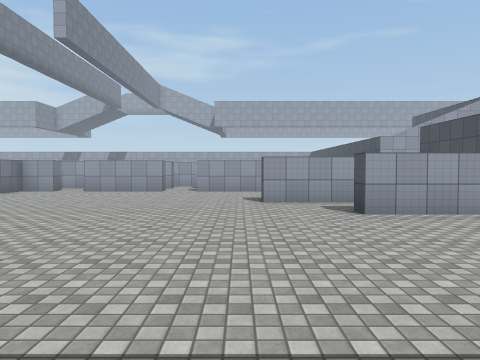
view 1 (above)

16 first-person views from a walk through a Unity game level. The camera is 1.5 m above the floor, tilts 2° down and sees 70° across. The floor is counted in squares, 2 m on a side. Each view is taken from the middle of a square. On the plan, view 1 faces up. The plan holds only what a view shows up to about 11 squares ahead; the rest is blank. The place goes on beyond the plan. Surface patterns are stand-ins for the level's own textures.

view 2
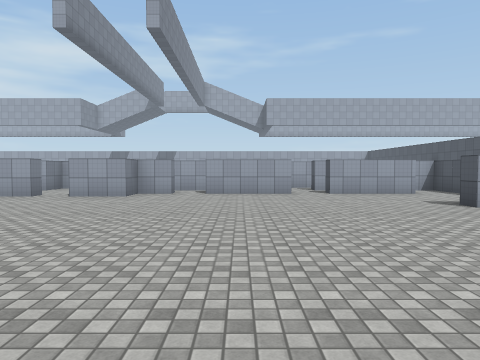

view 3
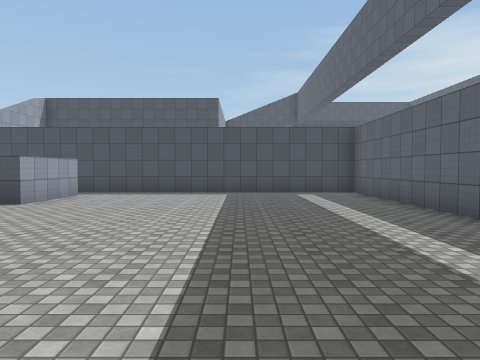

view 4
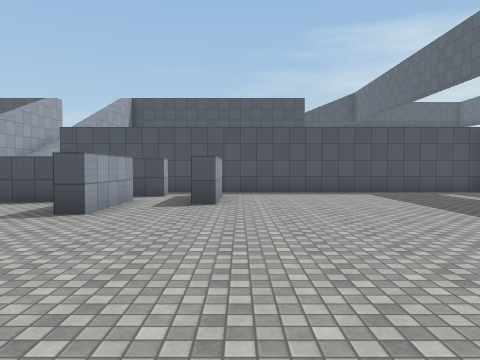

view 5
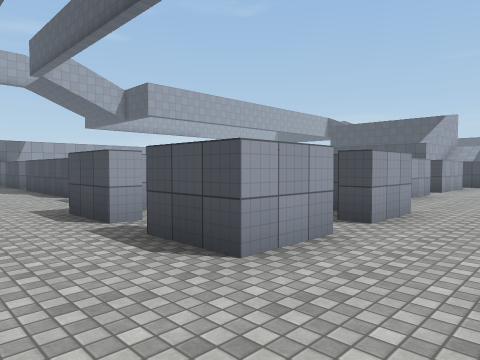

view 6
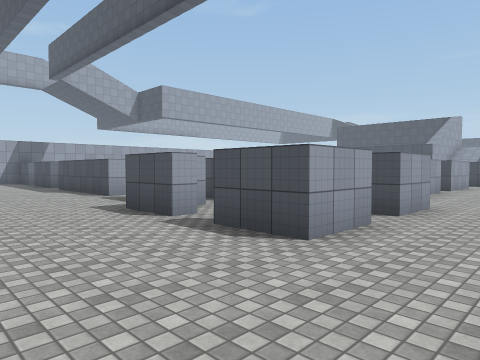

view 7
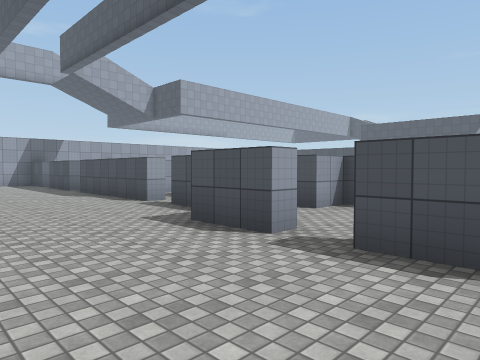

view 8
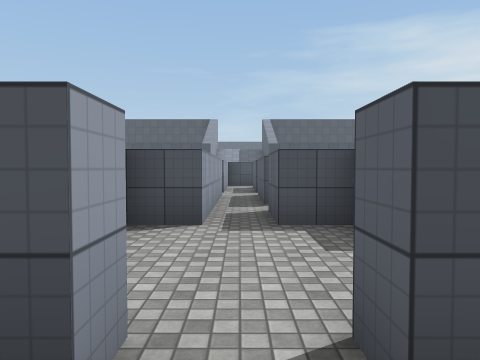

view 9
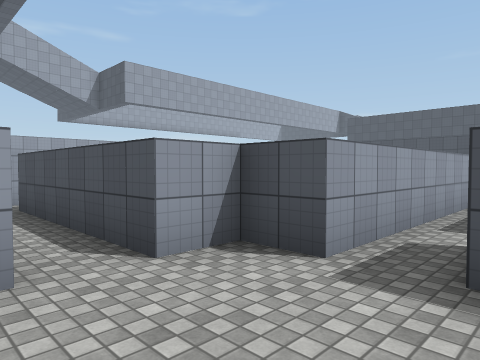

view 10
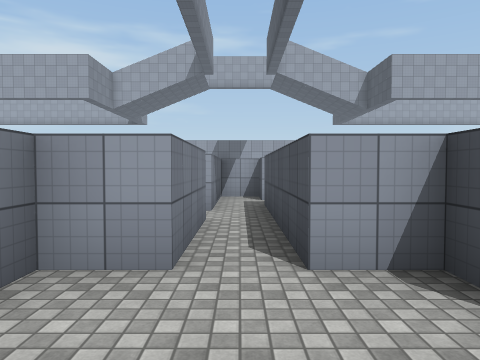

view 11
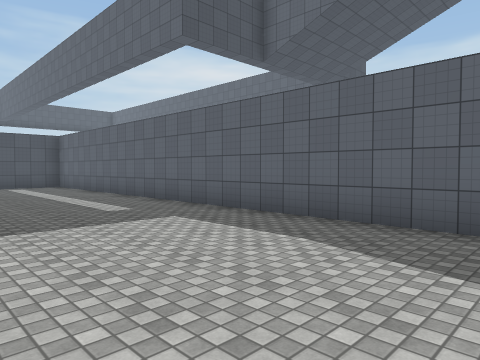

view 12
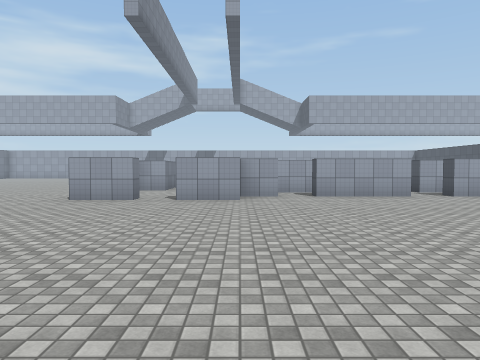

view 13
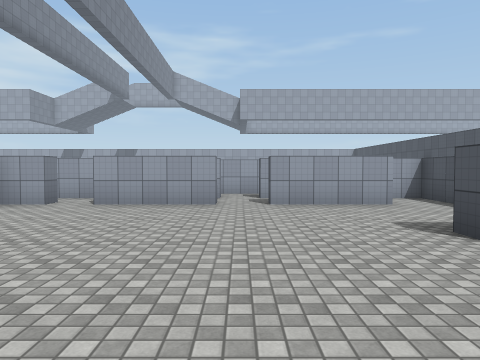

view 14
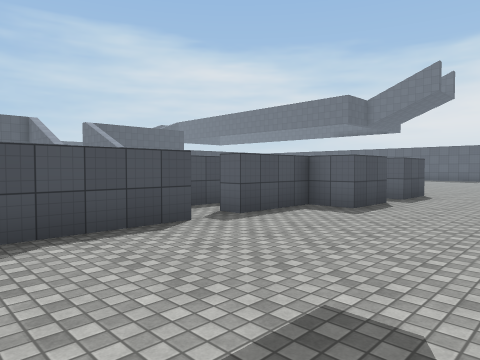

view 15
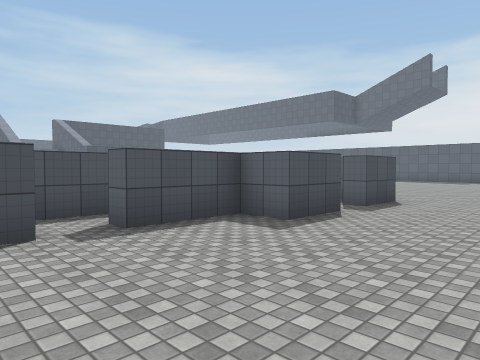

view 16
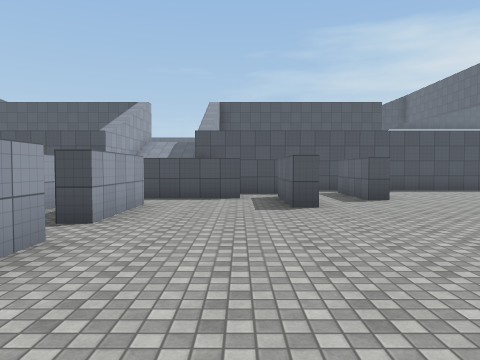

### Floor plan
Ten units are one square. View 1 is at (0, 0); x grows to the right and y downward. Boxes are objects, and circles mark ways between rooms. Rooms are numbered by the first view taken in them; rooms with no view inside come last. Other rooms are left out.
<svg viewBox="-115 -210 181 245">
<path fill="none" stroke="#000" d="M-60 -110 -70 -110 -70 -100 -85 -100M-95 -100 -110 -100 -110 -115M-24 -110 -50 -110M-82 25 55 25 55 -72M-110 -125 -110 -140 -100 -140 -100 -160M-15 30 18 30M30 -75 5 -75 5 -80M12 -110 -14 -110M40 -70 40 -90M45 -55 20 -55 20 -60 45 -60M20 30 61 30M-100 -170 -100 -205M-104 -125 -110 -125M-75 -104 -75 -115 -60 -115M-95 -105 -95 -100M-85 -100 -85 -105M-110 -115 -105 -115M-95 -160 -95 -135 -105 -135M-50 -115 -25 -115M-25 -125 -75 -125 -75 -135 -85 -135 -85 -180M-85 -190 -85 -200 -95 -200 -95 -170M-14 -110 -14 -115M-14 -140 -26 -140M25 -105 25 -125 -14 -125 -14 -130M25 -90 25 -105M5 -80 30 -80"/>
<circle cx="-100" cy="-165" r="3" fill="#2a7"/>
<circle cx="-110" cy="-120" r="3" fill="#2a7"/>
<circle cx="-55" cy="-110" r="3" fill="#2a7"/>
<circle cx="-90" cy="-100" r="3" fill="#2a7"/>
<circle cx="-20" cy="-110" r="3" fill="#2a7"/>
<circle cx="10" cy="-95" r="3" fill="#2a7"/>
<circle cx="-30" cy="-120" r="3" fill="#2a7"/>
<circle cx="20" cy="-110" r="3" fill="#2a7"/>
<text x="-60" y="-50">1</text>
<text x="-80" y="-130">2</text>
<text x="0" y="-120">3</text>
<text x="10" y="-100">4</text>
</svg>
Room 1 opens to room 2. Room 1 opens to room 3. Room 1 opens to room 4. Room 2 opens to room 3. Room 3 opens to room 4.

Where each view was taken, in squares from view 1:
view 1: 0 up, 0 right, facing up
view 2: 1 up, 4 left, facing up
view 3: 1 up, 5 left, facing right
view 4: 5 up, 5 left, facing right
view 5: 8 up, 13 left, facing up-right
view 6: 8 up, 14 left, facing up-right
view 7: 10 up, 14 left, facing up-right
view 8: 12 up, 12 left, facing right
view 9: 11 up, 10 left, facing up-right
view 10: 11 up, 9 left, facing up
view 11: 2 up, 9 left, facing down-right
view 12: 2 up, 7 left, facing up
view 13: 4 up, 2 left, facing up
view 14: 20 up, 14 left, facing down-right
view 15: 18 up, 14 left, facing down-right
view 16: 9 up, 6 left, facing right
